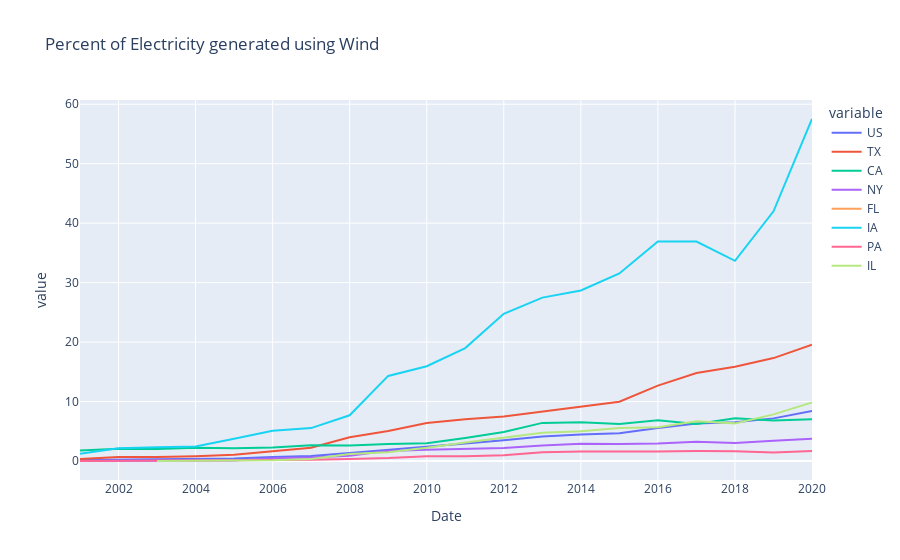

Notebook code for this chart:
### Code cell
fig = px.line(wind_perc,title="Percent of Electricity generated using Wind")
fig.show()

### Figure 1 — Plotly figure (JSON) as saved in the notebook; plotly's stock layout.template omitted (floating-point values rounded to 4 significant figures)
{"data": [{"hovertemplate": "variable=US<br>Date=%{x}<br>value=%{y}<extra></extra>", "legendgroup": "US", "line": {"color": "#636efa", "dash": "solid"}, "mode": "lines", "name": "US", "orientation": "v", "showlegend": true, "type": "scatter", "x": ["2001-01-01T00:00:00", "2002-01-01T00:00:00", "2003-01-01T00:00:00", "2004-01-01T00:00:00", "2005-01-01T00:00:00", "2006-01-01T00:00:00", "2007-01-01T00:00:00", "2008-01-01T00:00:00", "2009-01-01T00:00:00", "2010-01-01T00:00:00", "2011-01-01T00:00:00", "2012-01-01T00:00:00", "2013-01-01T00:00:00", "2014-01-01T00:00:00", "2015-01-01T00:00:00", "2016-01-01T00:00:00", "2017-01-01T00:00:00", "2018-01-01T00:00:00", "2019-01-01T00:00:00", "2020-01-01T00:00:00"], "xaxis": "x", "y": [0.1803, 0.2684, 0.2881, 0.3562, 0.4392, 0.6541, 0.8288, 1.344, 1.87, 2.295, 2.931, 3.479, 4.128, 4.438, 4.677, 5.568, 6.304, 6.526, 7.168, 8.419], "yaxis": "y"}, {"hovertemplate": "variable=TX<br>Date=%{x}<br>value=%{y}<extra></extra>", "legendgroup": "TX", "line": {"color": "#EF553B", "dash": "solid"}, "mode": "lines", "name": "TX", "orientation": "v", "showlegend": true, "type": "scatter", "x": ["2001-01-01T00:00:00", "2002-01-01T00:00:00", "2003-01-01T00:00:00", "2004-01-01T00:00:00", "2005-01-01T00:00:00", "2006-01-01T00:00:00", "2007-01-01T00:00:00", "2008-01-01T00:00:00", "2009-01-01T00:00:00", "2010-01-01T00:00:00", "2011-01-01T00:00:00", "2012-01-01T00:00:00", "2013-01-01T00:00:00", "2014-01-01T00:00:00", "2015-01-01T00:00:00", "2016-01-01T00:00:00", "2017-01-01T00:00:00", "2018-01-01T00:00:00", "2019-01-01T00:00:00", "2020-01-01T00:00:00"], "xaxis": "x", "y": [0.3187, 0.6888, 0.6777, 0.8039, 1.068, 1.665, 2.221, 4.008, 5.042, 6.376, 7.015, 7.495, 8.278, 9.141, 9.967, 12.67, 14.81, 15.86, 17.31, 19.56], "yaxis": "y"}, {"hovertemplate": "variable=CA<br>Date=%{x}<br>value=%{y}<extra></extra>", "legendgroup": "CA", "line": {"color": "#00cc96", "dash": "solid"}, "mode": "lines", "name": "CA", "orientation": "v", "showlegend": true, "type": "scatter", "x": ["2001-01-01T00:00:00", "2002-01-01T00:00:00", "2003-01-01T00:00:00", "2004-01-01T00:00:00", "2005-01-01T00:00:00", "2006-01-01T00:00:00", "2007-01-01T00:00:00", "2008-01-01T00:00:00", "2009-01-01T00:00:00", "2010-01-01T00:00:00", "2011-01-01T00:00:00", "2012-01-01T00:00:00", "2013-01-01T00:00:00", "2014-01-01T00:00:00", "2015-01-01T00:00:00", "2016-01-01T00:00:00", "2017-01-01T00:00:00", "2018-01-01T00:00:00", "2019-01-01T00:00:00", "2020-01-01T00:00:00"], "xaxis": "x", "y": [1.762, 2.064, 2.021, 2.211, 2.128, 2.252, 2.649, 2.589, 2.852, 2.978, 3.86, 4.889, 6.409, 6.535, 6.217, 6.859, 6.22, 7.175, 6.807, 7.03], "yaxis": "y"}, {"hovertemplate": "variable=NY<br>Date=%{x}<br>value=%{y}<extra></extra>", "legendgroup": "NY", "line": {"color": "#ab63fa", "dash": "solid"}, "mode": "lines", "name": "NY", "orientation": "v", "showlegend": true, "type": "scatter", "x": ["2001-01-01T00:00:00", "2002-01-01T00:00:00", "2003-01-01T00:00:00", "2004-01-01T00:00:00", "2005-01-01T00:00:00", "2006-01-01T00:00:00", "2007-01-01T00:00:00", "2008-01-01T00:00:00", "2009-01-01T00:00:00", "2010-01-01T00:00:00", "2011-01-01T00:00:00", "2012-01-01T00:00:00", "2013-01-01T00:00:00", "2014-01-01T00:00:00", "2015-01-01T00:00:00", "2016-01-01T00:00:00", "2017-01-01T00:00:00", "2018-01-01T00:00:00", "2019-01-01T00:00:00", "2020-01-01T00:00:00"], "xaxis": "x", "y": [0.01427, 0.05847, 0.02993, 0.08441, 0.07011, 0.4607, 0.5713, 0.8913, 1.702, 1.896, 2.057, 2.203, 2.6, 2.894, 2.869, 2.931, 3.23, 3.017, 3.386, 3.752], "yaxis": "y"}, {"hovertemplate": "variable=FL<br>Date=%{x}<br>value=%{y}<extra></extra>", "legendgroup": "FL", "line": {"color": "#FFA15A", "dash": "solid"}, "mode": "lines", "name": "FL", "orientation": "v", "showlegend": true, "type": "scatter", "x": ["2001-01-01T00:00:00", "2002-01-01T00:00:00", "2003-01-01T00:00:00", "2004-01-01T00:00:00", "2005-01-01T00:00:00", "2006-01-01T00:00:00", "2007-01-01T00:00:00", "2008-01-01T00:00:00", "2009-01-01T00:00:00", "2010-01-01T00:00:00", "2011-01-01T00:00:00", "2012-01-01T00:00:00", "2013-01-01T00:00:00", "2014-01-01T00:00:00", "2015-01-01T00:00:00", "2016-01-01T00:00:00", "2017-01-01T00:00:00", "2018-01-01T00:00:00", "2019-01-01T00:00:00", "2020-01-01T00:00:00"], "xaxis": "x", "y": [null, null, null, null, null, null, null, null, null, null, null, null, null, null, null, null, null, null, 0.000579, null], "yaxis": "y"}, {"hovertemplate": "variable=IA<br>Date=%{x}<br>value=%{y}<extra></extra>", "legendgroup": "IA", "line": {"color": "#19d3f3", "dash": "solid"}, "mode": "lines", "name": "IA", "orientation": "v", "showlegend": true, "type": "scatter", "x": ["2001-01-01T00:00:00", "2002-01-01T00:00:00", "2003-01-01T00:00:00", "2004-01-01T00:00:00", "2005-01-01T00:00:00", "2006-01-01T00:00:00", "2007-01-01T00:00:00", "2008-01-01T00:00:00", "2009-01-01T00:00:00", "2010-01-01T00:00:00", "2011-01-01T00:00:00", "2012-01-01T00:00:00", "2013-01-01T00:00:00", "2014-01-01T00:00:00", "2015-01-01T00:00:00", "2016-01-01T00:00:00", "2017-01-01T00:00:00", "2018-01-01T00:00:00", "2019-01-01T00:00:00", "2020-01-01T00:00:00"], "xaxis": "x", "y": [1.2, 2.161, 2.332, 2.428, 3.73, 5.096, 5.537, 7.693, 14.31, 15.95, 19.0, 24.76, 27.47, 28.68, 31.54, 36.9, 36.91, 33.66, 41.99, 57.51], "yaxis": "y"}, {"hovertemplate": "variable=PA<br>Date=%{x}<br>value=%{y}<extra></extra>", "legendgroup": "PA", "line": {"color": "#FF6692", "dash": "solid"}, "mode": "lines", "name": "PA", "orientation": "v", "showlegend": true, "type": "scatter", "x": ["2001-01-01T00:00:00", "2002-01-01T00:00:00", "2003-01-01T00:00:00", "2004-01-01T00:00:00", "2005-01-01T00:00:00", "2006-01-01T00:00:00", "2007-01-01T00:00:00", "2008-01-01T00:00:00", "2009-01-01T00:00:00", "2010-01-01T00:00:00", "2011-01-01T00:00:00", "2012-01-01T00:00:00", "2013-01-01T00:00:00", "2014-01-01T00:00:00", "2015-01-01T00:00:00", "2016-01-01T00:00:00", "2017-01-01T00:00:00", "2018-01-01T00:00:00", "2019-01-01T00:00:00", "2020-01-01T00:00:00"], "xaxis": "x", "y": [0.005685, 0.02827, 0.05404, 0.1427, 0.1303, 0.165, 0.2079, 0.3281, 0.4897, 0.807, 0.7894, 0.9528, 1.478, 1.613, 1.562, 1.616, 1.681, 1.656, 1.419, 1.677], "yaxis": "y"}, {"hovertemplate": "variable=IL<br>Date=%{x}<br>value=%{y}<extra></extra>", "legendgroup": "IL", "line": {"color": "#B6E880", "dash": "solid"}, "mode": "lines", "name": "IL", "orientation": "v", "showlegend": true, "type": "scatter", "x": ["2001-01-01T00:00:00", "2002-01-01T00:00:00", "2003-01-01T00:00:00", "2004-01-01T00:00:00", "2005-01-01T00:00:00", "2006-01-01T00:00:00", "2007-01-01T00:00:00", "2008-01-01T00:00:00", "2009-01-01T00:00:00", "2010-01-01T00:00:00", "2011-01-01T00:00:00", "2012-01-01T00:00:00", "2013-01-01T00:00:00", "2014-01-01T00:00:00", "2015-01-01T00:00:00", "2016-01-01T00:00:00", "2017-01-01T00:00:00", "2018-01-01T00:00:00", "2019-01-01T00:00:00", "2020-01-01T00:00:00"], "xaxis": "x", "y": [null, null, 0.009534, 0.04067, 0.07271, 0.1323, 0.3318, 1.172, 1.454, 2.212, 3.114, 3.911, 4.741, 4.988, 5.541, 5.694, 6.682, 6.329, 7.838, 9.859], "yaxis": "y"}], "layout": {"legend": {"title": {"text": "variable"}, "tracegroupgap": 0}, "title": {"text": "Percent of Electricity generated using Wind"}, "xaxis": {"anchor": "y", "domain": [0, 1], "title": {"text": "Date"}}, "yaxis": {"anchor": "x", "domain": [0, 1], "title": {"text": "value"}}}}
